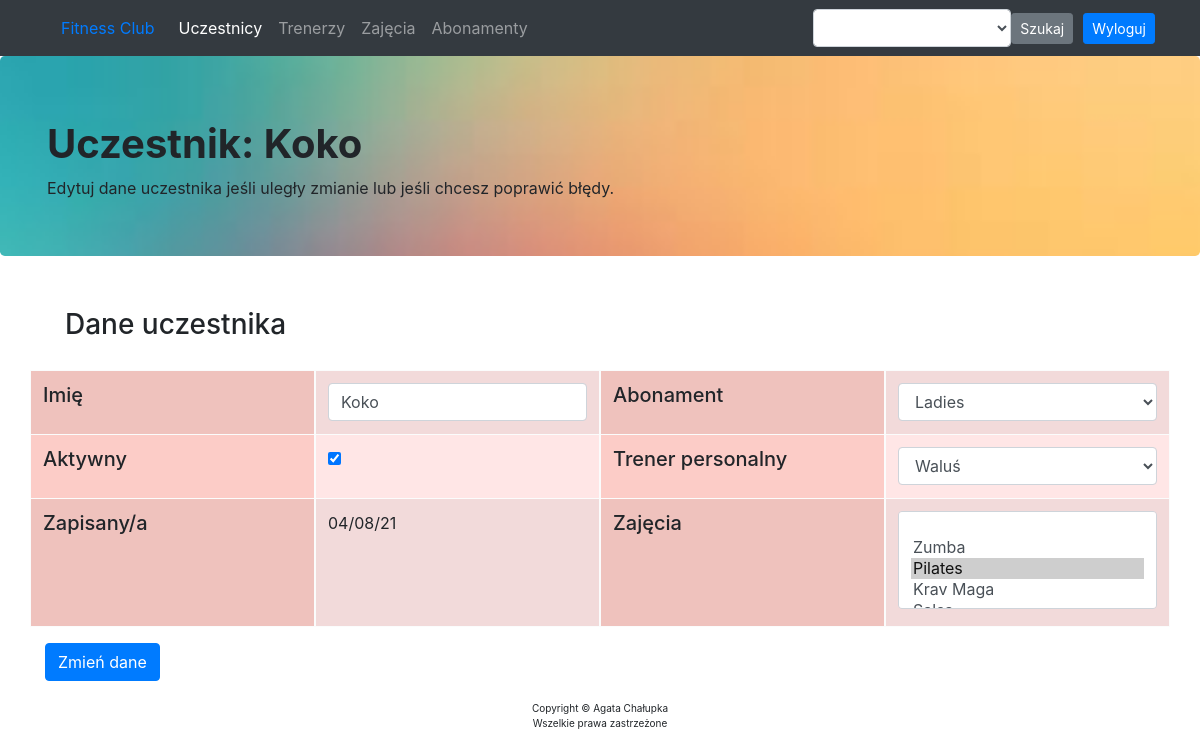
Page /add-edit-user/26 (signed in) on the earlier database version.
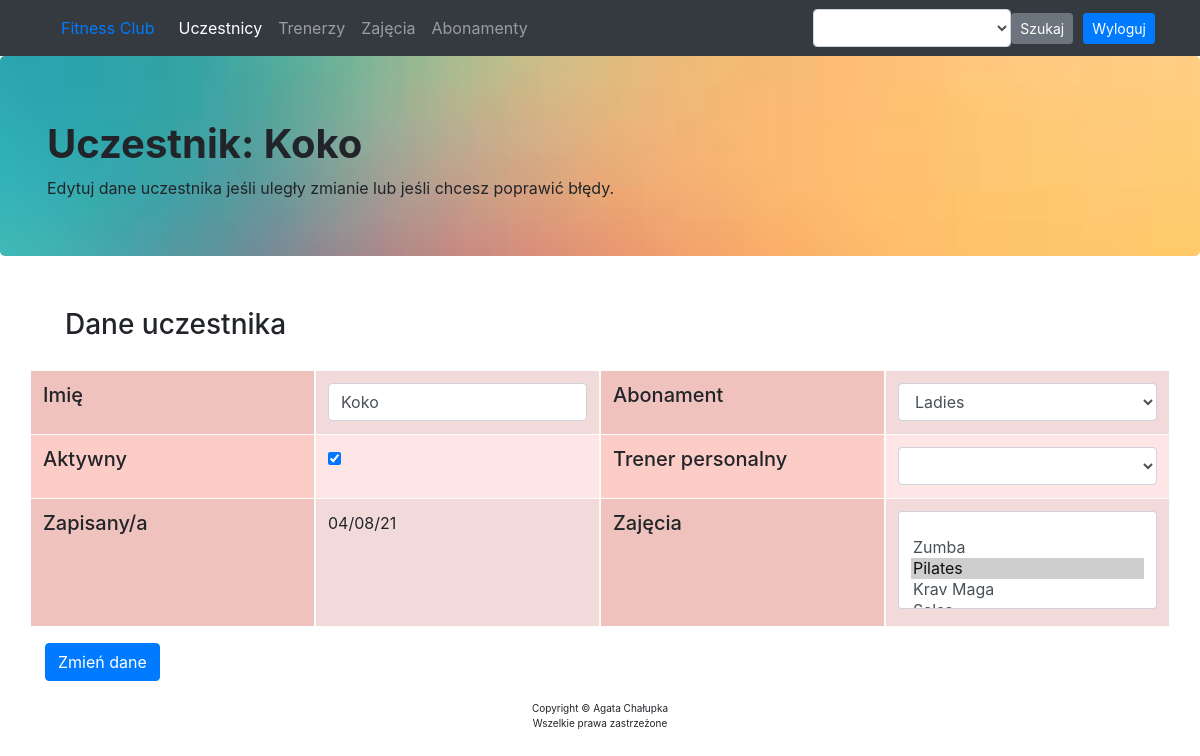
Same page on the later database version.
### app/models.py (models this page shows, shortened)
class User(db.Model):
    __tablename__ = "user"
    id = db.Column(db.Integer, primary_key=True)
    name = db.Column(db.String(50))
    sign_up = db.Column(db.DateTime, index=True, default=datetime.utcnow)
    active = db.Column(db.Boolean, default=False)
    trainer_id = db.Column(db.Integer, db.ForeignKey('trainer.id'))
    subscription_id = db.Column(db.Integer, db.ForeignKey('subscription.id'))
    courses = db.relationship("Course",
                              secondary=association_table,
                              back_populates="users",
                              lazy="subquery"
                              )

### app/routes.py (the view, shortened to what this page needs)
@app.route('/add-edit-user/<int:user_id>', methods=["POST", "GET"])
@login_required
def user_details(user_id):
    search_form = SearchForm()
    route = "/users/0"
    new_id = user_id
    users_num = math.floor((len(User.query.all())) / 4)
    time = datetime.utcnow()
    if user_id == max([user.id for user in User.query.all()]) + 1:
        form = UserForm()
        if request.method == "POST":
            name = form.data["name"]
            active = form.data["active"]
            if form.data["subscription"] != '':
                n = form.data["subscription"]
                holder = Subscription.query.filter_by(name=n)[0]
            else:
                holder = None
            if form.data["trainer"] != '':
                trainee = Trainer.query.filter_by(name=form.data["trainer"])[0]
            else:
                trainee = None
            courses = []
            if form.data["courses"] != ['']:
                for course in form.data["courses"]:
                    c = Course.query.filter_by(name=course)[0]
                    courses.append(c)
            u = User(name=name, active=active,
                     holder=holder, trainee=trainee, courses=courses)
            db.session.add(u)
            db.session.commit()
            return redirect(url_for("users_all",
                                    num=users_num, search_form=search_form))
        return render_template("member.html",
                               form=form, new_id=new_id, time=time,
                               route=route, navs=navs,
                               search_form=search_form)
    else:
        user = User.query.filter_by(id=user_id).first()
        data = {}
        if (user.holder is not None) and (user.trainee is not None):
            data = {'name': user.name, 'active': user.active,
                    "subscription": user.holder.name,
                    "trainer": user.trainee.name,
                    'courses': [course.name for course in user.courses]}
        elif (user.holder is not None) and (user.trainee is None):
            data = {'name': user.name, 'active': user.active,
                    "subscription": user.holder.name,
                    "trainer": "",
                    'courses': [course.name for course in user.courses]}
        elif (user.holder is None) and (user.trainee is not None):
            data = {'name': user.name, 'active': user.active,
                    "subscription": "",
                    "trainer": user.trainee,
                    'courses': [course.name for course in user.courses]}
        elif (user.holder is None) and (user.trainee is None):
            data = {'name': user.name, 'active': user.active,
                    "subscription": "",
                    "trainer": "",
                    'courses': [course.name for course in user.courses]}
        form = UserForm(data=data)
        return render_template("member.html", user=user,
                               form=form, new_id=new_id,
                               navs=navs, route=route,
                               search_form=search_form)

### app/forms.py
class SearchForm(FlaskForm):
    name = SelectField("name")
    def __init__(self, *args, **kwargs):
        super(SearchForm, self).__init__(*args, **kwargs)
        self.name.choices = [('', '')] + \
            sorted(
                [(user.name, user.name) for user in User.query.all()] +
                [(trainer.name, trainer.name)
                 for trainer in Trainer.query.all()] +
                [(course.name, course.name) for course in Course.query.all()] +
                [(sub.name, sub.name) for sub in Subscription.query.all()]
            )

### app/routes.py (called while the page is built)
def login_required(view_func):
    @functools.wraps(view_func)
    def check_permissions(*args, **kwargs):
        if session.get('logged_in'):
            return view_func(*args, **kwargs)
        return redirect(url_for('login', next=request.path))
    return check_permissions

### app/templates/member.html
{% extends "index.html" %}
{% block content %}
<div class="jumbotron" style="height: 200px; background-image: url('/static/pics/gra_6.jpg'); background-size: cover; background-position: center;">
    <div class="container">
      <h1 style="font-weight: bold;">{% if user %} Uczestnik: {{ user.name }} {% else %} Nowy uczestnik {% endif %}</h1>
        <p>{% if user %} Edytuj dane uczestnika jeśli uległy zmianie lub jeśli chcesz poprawić błędy. {% else %} Wpisz dane nowego uczestnika. Oprócz imienia wszystkie pola są nieobowiązkowe - możesz wrócić do nich później jeśli uczestnik nie podjął decyzji przy zapisie. {% endif %}</p>
    </div>
</div>
<div class="container" style="background-color:">
    <div class="container" style="padding: 20px;">
        <h3 style="">Dane uczestnika</h3>
    </div>
    <form action="/add-edit-user/{{new_id}}" method="POST">
        <div class="table-section">
         <div class="row">
             <div class="col-sm-3" style="padding: 0px;">
                 <table class="table table-striped  table-bordered table-light" style="padding: 0px; background-color: #fcccc7;">
                     <tr>
                         <td><h5>Imię</h5></td>
                     </tr>
                     <tr>
                         <td><h5>Aktywny</h5></td>
                     </tr>
                     <tr style="height: 8rem;">
                         <td><h5>Zapisany/a</h5></td>
                     </tr>
                 </table>
             </div>
             <div class="col-sm-3" style="padding: 0px;">
                 <table class="table table-striped table-bordered table-light" style="padding: 0px; background-color: #ffe6e6">
                     <tr>
                         <td>{{ form.name(class = "form-control") }}</td>
                     </tr>
                     <tr>
                         <td>{{ form.active }}</td>
                     </tr>
                     <tr style="height: 8rem;">
                         <td>{% if user %} {{ user.sign_up.strftime("%x")  }} {% else %} {{ time.strftime("%x") }} {% endif %}</td>
                     </tr>
                 </table>
             </div>
             <div class="col-sm-3" style="padding: 0px;">
                 <table class="table table-striped  table-bordered table-light" style="padding: 0px; background-color: #fcccc7;">
                     <tr>
                         <td><h5>Abonament</h5></td>
                     </tr>
                     <tr>
                         <td><h5>Trener personalny</h5></td>
                     </tr>
                     <tr style="height: 8rem;">
                         <td><h5>Zajęcia</h5></td>
                     </tr>
                 </table>
             </div>
             <div class="col-sm-3" style="padding: 0px;">
                 <table class="table table-striped table-bordered table-light" style="padding: 0px; background-color: #ffe6e6">
                     <tr>
                         <td>{{ form.subscription(class = "form-control") }}</td>
                     </tr>
                     <tr>
                         <td>{{ form.trainer(class = "form-control") }}</td>
                     </tr>
                     <tr style="height: 8rem;">
                         <td>{{ form.courses(class = "form-control") }}</td>
                     </tr>
                 </table>
             </div>
         </div>
            {% if user %}
        <input type="submit" class="btn btn-primary" value="Zmień dane">
            {% else %}
            <input type="submit" class="btn btn-primary" value="Dodaj">
            {% endif %}
    </div>
    </form>
</div>
{% endblock %}

Differences in the rows shown:
changed User "Koko": trainer "Waluś" → (not shown)
